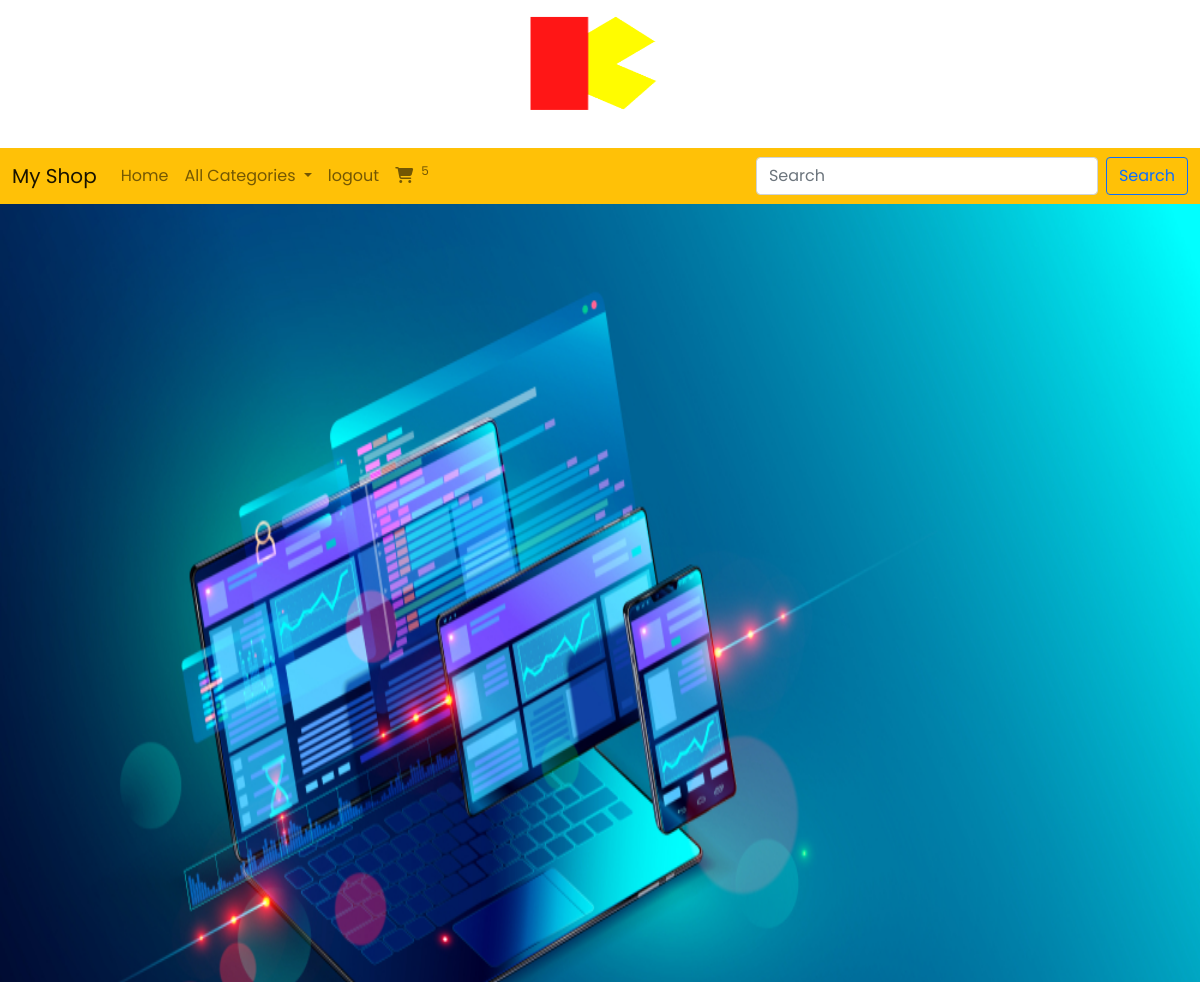
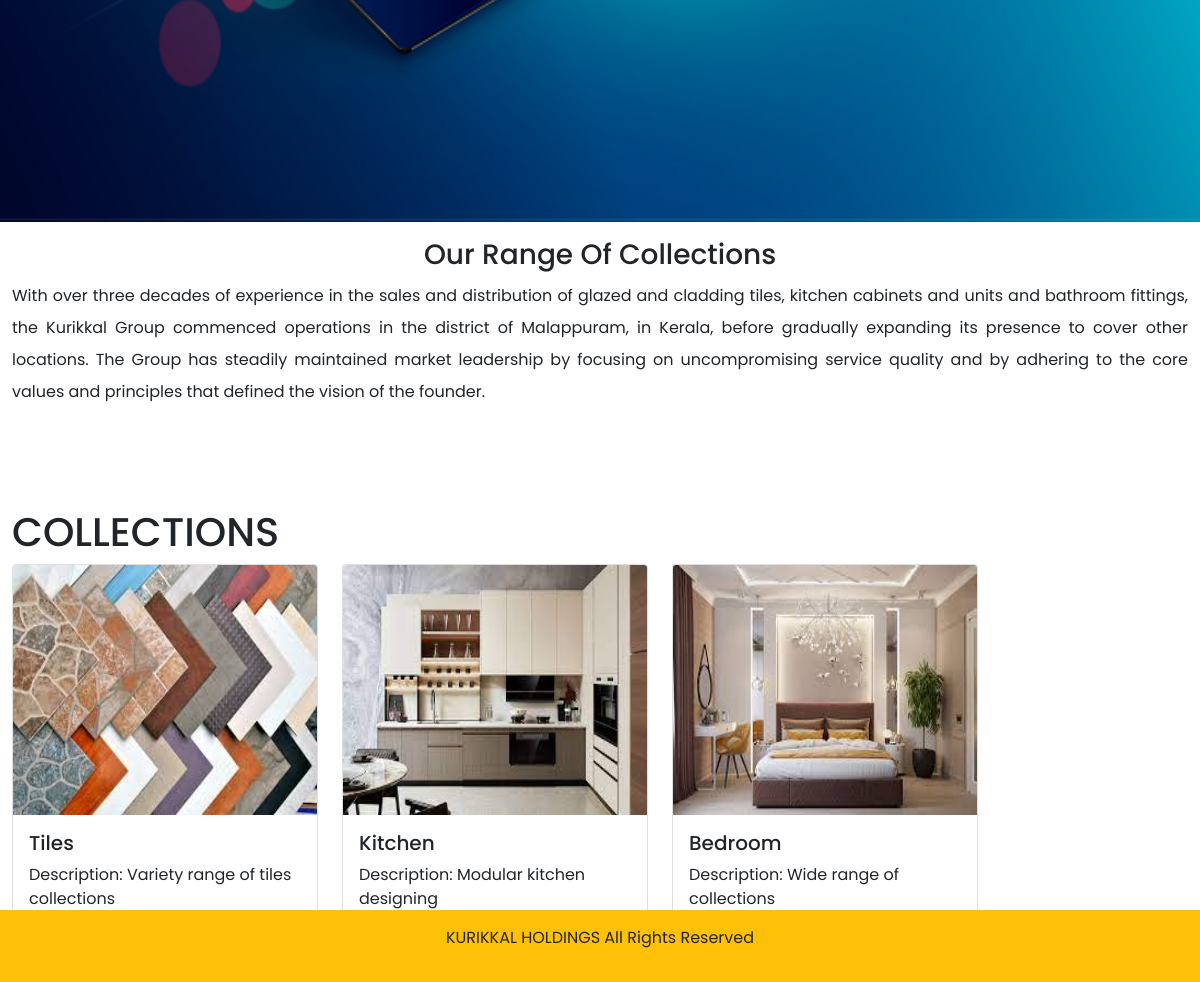
The app's page / (signed in) with its own data (2 pictures, top to bottom).
### shop/models.py (models this page shows, shortened)
class Category(models.Model):
    name=models.CharField(max_length=20)
    desc=models.TextField()
    image=models.ImageField(upload_to="Category",null=True,blank=True)

### shop/views.py (the view)
# urls.py: path('',views.allcategories,name="allcat"),
def allcategories(request):
    k = Category.objects.all()
    return render(request, 'category.html', context={'c': k})

### cart/context_processors.py (called while the page is built)
def total_count(request):
    item_count=0
    u=request.user
    try:
        cart=Cart.objects.filter(user=u)
        for i in cart:
            item_count+=i.quantity
    except:
        item_count=0
    return {'count':item_count}

### shop/context_processors.py (called while the page is built)
def menu_links(request):
    c=Category.objects.all()
    return {'links':c}

### templates/category.html (shortened to what this page needs)
{% extends 'base.html' %}
{% load static %}
{% block content %}
<div>
    <img src="{% static 'images/123.png' %}" height="1000px" width="100%">
</div>
<div class="container-fluid mt-3" style="margin-bottom:100px; b">
    <h3 class="text-center fw-f=bold">Our Range Of Collections</h3>
    <p style="text-align:justify;line-height:2;">With over three decades of experience in the sales and distribution of glazed and cladding tiles, kitchen cabinets and units and bathroom fittings, the Kurikkal Group commenced operations in the district of Malappuram, in Kerala, before gradually expanding its presence to cover other locations. The Group has steadily maintained market leadership by focusing on uncompromising service quality and by adhering to the core values and principles that defined the vision of the founder.</p>
</div>
{% endblock %}
{% block category %}
<div class="container-fluid">
    <h1>COLLECTIONS</h1>
    <div class="row">
        {% for i in c %}
        <div class="col-md-4" style="max-width: 330px;">
            <div class="card">
                <img src="{{ i.image.url }}"  class="card-img-top" style="width:auto; height:250px; object-fit: fill;">
                <div class="card-body">
                    <h5 class="card-title">{{ i.name }}</h5>
                    <p class="card-text">Description: {{ i.desc }}</p>
                    <a href="{% url 'shop:product' i.name %}" class="btn btn-success d-block mx-auto">Products</a>
                </div>
            </div>
        </div>
        {% endfor %}
    </div>
</div>
{% endblock %}

### static/css/style.css (style rules this page uses)
body { background-color:white; font-family: 'Poppins', sans-serif; }

### records on screen
Category: image (picture), name "Tiles", desc "Variety range of tiles collections"
Category: image (picture), name "Kitchen", desc "Modular kitchen designing"
Category: image (picture), name "Bedroom", desc "Wide range of collections"

### other values on screen
{{ count }} "5"
